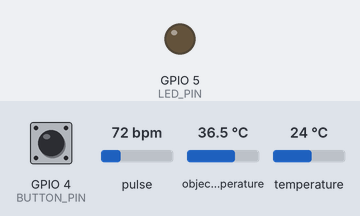
Simulated run of this sketch. Board: ESP8266 (NodeMCU). On the bench: output pins drawn as LEDs (lit = HIGH). The inputs (shaded band) are chosen by the test bench; at power-on: GPIO 4 (BUTTON_PIN) LOW, pulse 72 bpm, object temperature 36.5 °C, temperature 24 °C. WiFi joins after 1.5 s; servers stay silent unless stated; EEPROM starts erased; what the sketch prints to the serial monitor is not drawn.

Above: at 0.1 s.
At 1.6 s:
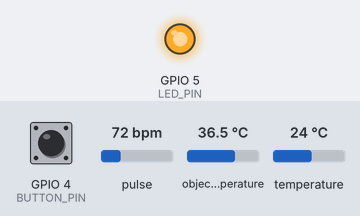
Timing chart, 0 to 3.1 s (numbered marks = the images above):
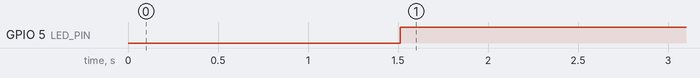

The sketch:

main.ino
```cpp
//==========================================Start Library Firebase========================
#include <Arduino.h>
#if defined(ESP32)
  #include <WiFi.h>
#elif defined(ESP8266)
  #include <ESP8266WiFi.h>
#endif
#include <Firebase_ESP_Client.h>
#include <Wire.h>
#include "MAX30105.h"

#include "heartRate.h"
//Provide the token generation process info.
#include "addons/TokenHelper.h"
//Provide the RTDB payload printing info and other helper functions.
#include "addons/RTDBHelper.h"

// Insert your network credentials
#define WIFI_SSID "root"
#define WIFI_PASSWORD "11221122"

// Insert Firebase project API Key
#define API_KEY "AIzaSyCzO_rDj1dUSfQkunRKpU_fALSjsR7nTqs"

// Insert RTDB URLefine the RTDB URL */
#define DATABASE_URL "https://patient-observing1-default-rtdb.firebaseio.com//"

//Define Firebase Data object
FirebaseData fbdo;

FirebaseAuth auth;
FirebaseConfig config;

unsigned long sendDataPrevMillis = 0;
int count = 0;
bool signupOK = false;
//==========================================End Library Firebase========================

//================================================
#include <LiquidCrystal_I2C.h>
#include <Wire.h>
#include <Adafruit_MLX90614.h>
#include <EEPROM.h>
#include "MAX30105.h" //sparkfun MAX3010X library
MAX30105 particleSensor;
LiquidCrystal_I2C lcd(0x27,20,4);
//#define MAX30105 //if you have Sparkfun's MAX30105 breakout board , try #define MAX30105
Adafruit_MLX90614 mlx = Adafruit_MLX90614();
const byte RATE_SIZE = 4; //Increase this for more averaging. 4 is good.
byte rates[RATE_SIZE]; //Array of heart rates
byte rateSpot = 0;
long lastBeat = 0; //Time at which the last beat occurred

float beatsPerMinute;
int beatAvg;
double avered = 0; double aveir = 0;
double sumirrms = 0;
double sumredrms = 0;
int i = 0;
int Num = 100;//calculate SpO2 by this sampling interval
int Temperature;
int temp;
float ESpO2;//initial value of estimated SpO2
float ESpO2_ROM;
double FSpO2 = 0.7; //filter factor for estimated SpO2
double frate = 0.95; //low pass filter for IR/red LED value to eliminate AC component
#define TIMETOBOOT 3000 // wait for this time(msec) to output SpO2
#define SCALE 88.0 //adjust to display heart beat and SpO2 in the same scale
#define SAMPLING 5 //if you want to see heart beat more precisely , set SAMPLING to 1
#define FINGER_ON 30000 // if red signal is lower than this , it indicates your finger is not on the sensor
#define USEFIFO
#define Greenled 18
#define Redled 19
const int BUTTON_PIN =4;  // ESP32 pin GIOP16, which connected to button
const int LED_PIN    =5;  // ESP32 pin GIOP18, which connected to led

int button_state = 0;
void setup()
{
  Serial.begin(115200);

 // initialize the LED pin as an output:
  pinMode(LED_PIN, OUTPUT);

  // initialize the button pin as an pull-up input:
  // the pull-up input pin will be HIGH when the button is open and LOW when the button is pressed.
  pinMode(BUTTON_PIN, INPUT);
//==========================================Start Setup Firebase========================

//

  WiFi.begin(WIFI_SSID, WIFI_PASSWORD);
  Serial.print("Connecting to Wi-Fi");
  while (WiFi.status() != WL_CONNECTED){
    Serial.print(".");
    delay(300);
  }
  Serial.println();
  Serial.print("Connected with IP: ");
  Serial.println(WiFi.localIP());
  Serial.println();

  /* Assign the api key (required) */
  config.api_key = API_KEY;

  /* Assign the RTDB URL (required) */
  config.database_url = DATABASE_URL;

  /* Sign up */
  if (Firebase.signUp(&config, &auth, "", "")){
    Serial.println("ok");
    signupOK = true;
  }
  else{
    Serial.printf("%s\n", config.signer.signupError.message.c_str());
  }

  /* Assign the callback function for the long running token generation task */
  config.token_status_callback = tokenStatusCallback; //see addons/TokenHelper.h

  Firebase.begin(&config, &auth);
  Firebase.reconnectWiFi(true);


//==========================================End Library Firebase========================

  ESpO2 = readEEPROM();
  Temperature = EEPROM.read(6);
  // Initialize sensor
  while (!particleSensor.begin(Wire, I2C_SPEED_FAST)) //Use default I2C port, 400kHz speed
  {
    Serial.println("MAX30102 was not found. Please check wiring/power/solder jumper at MH-ET LIVE MAX30102 board. ");
    //while (1);
  }

  //Setup to sense a nice looking saw tooth on the plotter
  byte ledBrightness = 0x7F; //Options: 0=Off to 255=50mA
  byte sampleAverage = 4; //Options: 1, 2, 4, 8, 16, 32
  byte ledMode = 2; //Options: 1 = Red only, 2 = Red + IR, 3 = Red + IR + Green
  //Options: 1 = IR only, 2 = Red + IR on MH-ET LIVE MAX30102 board
  int sampleRate = 200; //Options: 50, 100, 200, 400, 800, 1000, 1600, 3200
  int pulseWidth = 411; //Options: 69, 118, 215, 411
  int adcRange = 16384; //Options: 2048, 4096, 8192, 16384
  // Set up the wanted parameters
  Serial.begin(115200);
  particleSensor.setup(ledBrightness, sampleAverage, ledMode, sampleRate, pulseWidth, adcRange); //Configure sensor with these settings

  particleSensor.enableDIETEMPRDY();
  mlx.begin();
}

void loop()
{

  uint32_t ir, red , green;
  double fred, fir;
  double SpO2 = 0; //raw SpO2 before low pass filtered
  int hr=HR();
  bool led=led_button();
#ifdef USEFIFO
  particleSensor.check(); //Check the sensor, read up to 3 samples

  while (particleSensor.available()) {//do we have new data
#ifdef MAX30105
   red = particleSensor.getFIFORed(); //Sparkfun's MAX30105
    ir = particleSensor.getFIFOIR();  //Sparkfun's MAX30105
#else
    red = particleSensor.getFIFOIR(); //why getFOFOIR output Red data by MAX30102 on MH-ET LIVE breakout board
    ir = particleSensor.getFIFORed(); //why getFIFORed output IR data by MAX30102 on MH-ET LIVE breakout board
#endif


    i++;
    fred = (double)red;
    fir = (double)ir;
    avered = avered * frate + (double)red * (1.0 - frate);//average red level by low pass filter
    aveir = aveir * frate + (double)ir * (1.0 - frate); //average IR level by low pass filter
    sumredrms += (fred - avered) * (fred - avered); //square sum of alternate component of red level
    sumirrms += (fir - aveir) * (fir - aveir);//square sum of alternate component of IR level
    if ((i % SAMPLING) == 0) {//slow down graph plotting speed for arduino Serial plotter by thin out
      if ( millis() > TIMETOBOOT) {
                          float ir_forGraph = (2.0 * fir - aveir) / aveir * SCALE;
                          float red_forGraph = (2.0 * fred - avered) / avered * SCALE;
                          //trancation for Serial plotter's autoscaling
                          if ( ir_forGraph > 100.0) ir_forGraph = 100.0;
                          if ( ir_forGraph < 80.0) ir_forGraph = 80.0;
                          if ( red_forGraph > 100.0 ) red_forGraph = 100.0;
                          if ( red_forGraph < 80.0 ) red_forGraph = 80.0;
                          //        Serial.print(red); Serial.print(","); Serial.print(ir);Serial.print(".");
                          float temperature = particleSensor.readTemperatureF();


                          if (ir < FINGER_ON)
                          {
                                  temp = Temperature;
                                  EEPROM.write(6,temp);
                                  ESpO2_ROM = ESpO2;
                                  writeEEPROM(&ESpO2_ROM);


                                  break;
                          }
                          if(ir > FINGER_ON)
                          {
                                Temperature = mlx.readObjectTempC();
                                   firebase(ESpO2,hr,led,Temperature);

                          }

                      }
    }

    if ((i % Num) == 0)
    {
            double R = (sqrt(sumredrms) / avered) / (sqrt(sumirrms) / aveir);
            // Serial.println(R);
            SpO2 = -23.3 * (R - 0.4) + 100; //http://ww1.microchip.com/downloads/jp/AppNotes/00001525B_JP.pdf
            ESpO2 = FSpO2 * ESpO2 + (1.0 - FSpO2) * SpO2;//low pass filter
            //  Serial.print(SpO2);Serial.print(",");Serial.println(ESpO2);
            sumredrms = 0.0; sumirrms = 0.0; i = 0;
            break;
    }
    particleSensor.nextSample(); //We're finished with this sample so move to next sample
   // Serial.println(SpO2);
  }
#endif
}
// this Function for Write in EEPROM
void writeEEPROM(float *data)
{
     byte ByteArray[4];
     memcpy(ByteArray, data, 4);
     for(int x = 0; x < 4; x++)
     {
       EEPROM.write(x, ByteArray[x]);
     }

}
// this Function for read in EEPROM

float readEEPROM()
{
      float ESpO2 = 85.0;
      byte ByteArray[4];
       memcpy(&ESpO2, ByteArray, 4);
      for(int x = 0; x < 4; x++)
      {
       ByteArray[x] = EEPROM.read(x);
      }

  return ESpO2;
}
double HR(){

 long irValue = particleSensor.getIR();

  if (checkForBeat(irValue) == true)
  {
            //We sensed a beat!
            long delta = millis() - lastBeat;
            lastBeat = millis();

            beatsPerMinute = 60 / (delta / 1000.0);
            if (beatsPerMinute < 255 && beatsPerMinute > 20)
            {
                    rates[rateSpot++] = (byte)beatsPerMinute; //Store this reading in the array
                    rateSpot %= RATE_SIZE; //Wrap variable

                    //Take average of readings
                    beatAvg = 0;
                    for (byte x = 0 ; x < RATE_SIZE ; x++)
                      beatAvg += rates[x];
                    beatAvg /= RATE_SIZE;
            }

  }
  //
  if (irValue < 50000)
        Serial.print(" No finger?");


return beatAvg;
}

//=========================== Send to firebase  =============================================
float firebase(int ESpO2,int HR,bool led ,double Temp){
  if (Firebase.ready() && signupOK && (millis() - sendDataPrevMillis > 5000 || sendDataPrevMillis == 0)){
              sendDataPrevMillis = millis();
              // Write an Int number on the database path test/int
              if (Firebase.RTDB.setInt(&fbdo, "Bed/newbarcode/HR", HR))
              {
                      Serial.println("PASSED");
                      Serial.println("TYPE: " + fbdo.dataType());
                      Serial.println( HR);
              }
              else
              {
                      Serial.println("FAILED");
                      Serial.println("REASON: " + fbdo.errorReason());
              }
              count++;

          //    // Write an Float number on the database path test/float
              if (Firebase.RTDB.setBool(&fbdo, "Bed/newbarcode/B_state",led))
              {
                      Serial.println("PASSED");
                      Serial.println("PATH: " + fbdo.dataPath());
                      Serial.println("TYPE: " + fbdo.dataType());
              }
              else
              {
                      Serial.println("FAILED");
                      Serial.println("REASON: " + fbdo.errorReason());
              }
               // Write an Int number on the database path test/int
              if (Firebase.RTDB.setInt(&fbdo, "Bed/newbarcode/SPO2", ESpO2))
              {
                      Serial.println("PASSED");
                      Serial.println("TYPE: " + fbdo.dataType());
                      Serial.println( ESpO2);
              }
              else
              {
                      Serial.println("FAILED");
                      Serial.println("REASON: " + fbdo.errorReason());
              }
                if (Firebase.RTDB.setInt(&fbdo, "Bed/newbarcode/Temp", Temp))
                {
                      Serial.println("PASSED");
                      Serial.println("TYPE: " + fbdo.dataType());
                      Serial.println( ESpO2);
              }
              else
              {
                      Serial.println("FAILED");
                      Serial.println("REASON: " + fbdo.errorReason());
              }

  }
  }


bool led_button(){

           button_state = digitalRead(BUTTON_PIN);

          // control LED according to the state of button
          if (button_state == HIGH) {      // if button is pressed
                digitalWrite(LED_PIN, LOW);
               return true;
         }// turn on LED
          else{

                // otherwise, button is not pressing
                digitalWrite(LED_PIN, HIGH);
                return false;
            }// turn off LED

  }
```

Measured:
- by itself, GPIO 5 (LED_PIN): LOW → HIGH at 1.5 s
